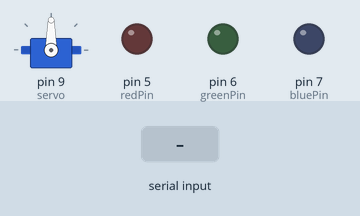
Simulated run of this sketch. Board: Arduino Uno, built with avr-gcc and run on an emulated ATmega328P. On the bench: servo, output pins drawn as LEDs (lit = HIGH). Inputs (shaded band) come from the test bench.

Above: at 1.2 s.
1.3 s: "1" received over Serial
At 1.6 s:
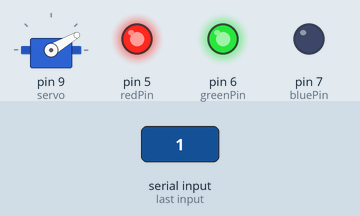
2.8 s: "Z" received over Serial
At 3.9 s:
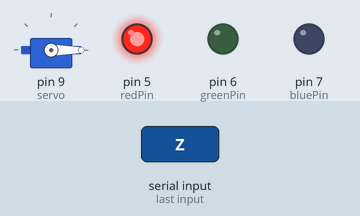
Timing chart, 0 to 5.8 s (numbered marks = the images above; inputs shaded):
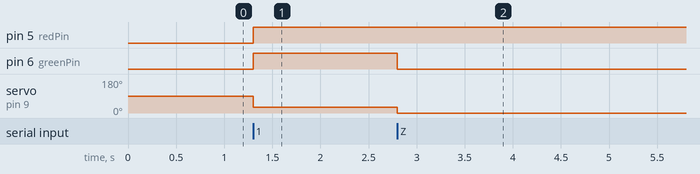

The sketch:

3subo_led.ino
```cpp
#include <Servo.h> // Servo 라이브러리 추가

Servo servo;  // Servo 클래스로 servo 객체 생성
int value = 0; // 각도를 조절할 변수 value

// LED 제어를 위한 핀 설정
int redPin = 5;
int greenPin = 6;
int bluePin = 7;

void setup() {
  servo.attach(9);    // 핀 7에 서보 모터 연결
  Serial.begin(9600); // 시리얼 모니터 사용

  // LED 핀을 출력으로 설정
  pinMode(redPin, OUTPUT);
  pinMode(greenPin, OUTPUT);
  pinMode(bluePin, OUTPUT);
}

void loop() {
  if (Serial.available()) {    // 시리얼 모니터에 데이터가 입력되면
    char in_data;              // 입력된 데이터를 담을 변수 in_data
    in_data = Serial.read();   // 시리얼 모니터로 입력된 데이터를 in_data에 저장

    if (in_data == '1') {      // 입력된 데이터가 '1'이라면
      value += 30;             // 각도를 30도 증가시킨다.
      if (value >= 210) {      // 각도가 210도가 되면 (180도보다 커지면)
        value = 0;             // 각도를 0으로 초기화
      }
    }
    else {                     // 그 외의 데이터가 입력되면
      value = 0;               // 각도를 0으로 초기화
    }

    servo.write(value); // value 값의 각도로 서보 회전

    // 각도에 따라 LED 색상 변경
    if (value % 10 == 0) {  // 10도 단위로 색 변경
      if (value == 0) {
        setColor(255, 0, 0); // 빨간색
      } else if (value == 90) {
        setColor(0, 0, 255); // 파란색
      } else if (value == 180) {
        setColor(0, 255, 0); // 연두색
      } else {
        setColor(255, 255, 0); // 노란색 (기본값)
      }
    }
  }
}

// LED 색상을 설정하는 함수
void setColor(int red, int green, int blue) {
  analogWrite(redPin, red);
  analogWrite(greenPin, green);
  analogWrite(bluePin, blue);
}
```

Measured:
- after the input at 1.3 s, pin 5 (redPin), pin 6 (greenPin): LOW → HIGH at once; servo on pin 9 (servo): 90° → 30° at once
- after the input at 2.8 s, pin 6 (greenPin): HIGH → LOW at once; servo on pin 9 (servo): 30° → 0° at once
